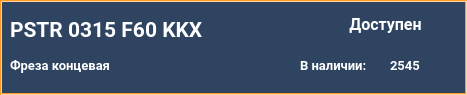
<?xml version="1.0" encoding="UTF-8"?>
<ui version="4.0">
 <class>widget_tool_type</class>
 <widget class="QWidget" name="widget_tool_type">
  <property name="geometry">
   <rect>
    <x>0</x>
    <y>0</y>
    <width>467</width>
    <height>95</height>
   </rect>
  </property>
  <property name="windowTitle">
   <string>widget_tool_type</string>
  </property>
  <property name="styleSheet">
   <string notr="true">QWidget{
	background-color: #2e4461;
}
QLabel {
	background: none;
	color: #FFFFFF;
	border-width: 0px;
	border-radius: 0px;
	font-family: &quot;Roboto&quot;, Sans-serif;
}
#background {
	color: #FFFFFF;
	background-color: #2e4461;
	border-width: 2px;
	border-style: groove;
	border-color: #ff9923;
	border-radius: 0px;
	font-family: &quot;Roboto&quot;, Sans-serif;
}
QPushButton {
	color: #FFFFFF;
	background-color: #f09022;
	border-width: 0px;
	border-style: outset;
	border-color: #EAA657;
	border-radius: 8px;
	font-weight: 600;
    font-size: 25px;
	font-family: &quot;Roboto&quot;, Sans-serif;
}</string>
  </property>
  <widget class="QLabel" name="lbl_number_tool">
   <property name="geometry">
    <rect>
     <x>10</x>
     <y>10</y>
     <width>321</width>
     <height>40</height>
    </rect>
   </property>
   <property name="palette">
    <palette>
     <active>
      <colorrole role="WindowText">
       <brush brushstyle="SolidPattern">
        <color alpha="255">
         <red>255</red>
         <green>255</green>
         <blue>255</blue>
        </color>
       </brush>
      </colorrole>
      <colorrole role="Button">
       <brush brushstyle="LinearGradientPattern">
        <gradient startx="0.000000000000000" starty="0.000000000000000" endx="1.000000000000000" endy="0.000000000000000" type="LinearGradient" spread="PadSpread" coordinatemode="ObjectBoundingMode">
         <gradientstop position="0.000000000000000">
          <color alpha="0">
           <red>0</red>
           <green>0</green>
           <blue>0</blue>
          </color>
         </gradientstop>
         <gradientstop position="1.000000000000000">
          <color alpha="0">
           <red>255</red>
           <green>255</green>
           <blue>255</blue>
          </color>
         </gradientstop>
        </gradient>
       </brush>
      </colorrole>
      <colorrole role="Text">
       <brush brushstyle="SolidPattern">
        <color alpha="255">
         <red>255</red>
         <green>255</green>
         <blue>255</blue>
        </color>
       </brush>
      </colorrole>
      <colorrole role="ButtonText">
       <brush brushstyle="SolidPattern">
        <color alpha="255">
         <red>255</red>
         <green>255</green>
         <blue>255</blue>
        </color>
       </brush>
      </colorrole>
      <colorrole role="Base">
       <brush brushstyle="LinearGradientPattern">
        <gradient startx="0.000000000000000" starty="0.000000000000000" endx="1.000000000000000" endy="0.000000000000000" type="LinearGradient" spread="PadSpread" coordinatemode="ObjectBoundingMode">
         <gradientstop position="0.000000000000000">
          <color alpha="0">
           <red>0</red>
           <green>0</green>
           <blue>0</blue>
          </color>
         </gradientstop>
         <gradientstop position="1.000000000000000">
          <color alpha="0">
           <red>255</red>
           <green>255</green>
           <blue>255</blue>
          </color>
         </gradientstop>
        </gradient>
       </brush>
      </colorrole>
      <colorrole role="Window">
       <brush brushstyle="LinearGradientPattern">
        <gradient startx="0.000000000000000" starty="0.000000000000000" endx="1.000000000000000" endy="0.000000000000000" type="LinearGradient" spread="PadSpread" coordinatemode="ObjectBoundingMode">
         <gradientstop position="0.000000000000000">
          <color alpha="0">
           <red>0</red>
           <green>0</green>
           <blue>0</blue>
          </color>
         </gradientstop>
         <gradientstop position="1.000000000000000">
          <color alpha="0">
           <red>255</red>
           <green>255</green>
           <blue>255</blue>
          </color>
         </gradientstop>
        </gradient>
       </brush>
      </colorrole>
      <colorrole role="PlaceholderText">
       <brush brushstyle="NoBrush">
        <color alpha="128">
         <red>255</red>
         <green>255</green>
         <blue>255</blue>
        </color>
       </brush>
      </colorrole>
     </active>
     <inactive>
      <colorrole role="WindowText">
       <brush brushstyle="SolidPattern">
        <color alpha="255">
         <red>255</red>
         <green>255</green>
         <blue>255</blue>
        </color>
       </brush>
      </colorrole>
      <colorrole role="Button">
       <brush brushstyle="LinearGradientPattern">
        <gradient startx="0.000000000000000" starty="0.000000000000000" endx="1.000000000000000" endy="0.000000000000000" type="LinearGradient" spread="PadSpread" coordinatemode="ObjectBoundingMode">
         <gradientstop position="0.000000000000000">
          <color alpha="0">
           <red>0</red>
           <green>0</green>
           <blue>0</blue>
          </color>
         </gradientstop>
         <gradientstop position="1.000000000000000">
          <color alpha="0">
           <red>255</red>
           <green>255</green>
           <blue>255</blue>
          </color>
         </gradientstop>
        </gradient>
       </brush>
      </colorrole>
      <colorrole role="Text">
       <brush brushstyle="SolidPattern">
        <color alpha="255">
         <red>255</red>
         <green>255</green>
         <blue>255</blue>
        </color>
       </brush>
      </colorrole>
      <colorrole role="ButtonText">
       <brush brushstyle="SolidPattern">
        <color alpha="255">
         <red>255</red>
         <green>255</green>
         <blue>255</blue>
        </color>
       </brush>
      </colorrole>
      <colorrole role="Base">
       <brush brushstyle="LinearGradientPattern">
        <gradient startx="0.000000000000000" starty="0.000000000000000" endx="1.000000000000000" endy="0.000000000000000" type="LinearGradient" spread="PadSpread" coordinatemode="ObjectBoundingMode">
         <gradientstop position="0.000000000000000">
          <color alpha="0">
           <red>0</red>
           <green>0</green>
           <blue>0</blue>
          </color>
         </gradientstop>
         <gradientstop position="1.000000000000000">
          <color alpha="0">
           <red>255</red>
           <green>255</green>
           <blue>255</blue>
          </color>
         </gradientstop>
        </gradient>
       </brush>
      </colorrole>
      <colorrole role="Window">
       <brush brushstyle="LinearGradientPattern">
        <gradient startx="0.000000000000000" starty="0.000000000000000" endx="1.000000000000000" endy="0.000000000000000" type="LinearGradient" spread="PadSpread" coordinatemode="ObjectBoundingMode">
         <gradientstop position="0.000000000000000">
          <color alpha="0">
           <red>0</red>
           <green>0</green>
           <blue>0</blue>
          </color>
         </gradientstop>
         <gradientstop position="1.000000000000000">
          <color alpha="0">
           <red>255</red>
           <green>255</green>
           <blue>255</blue>
          </color>
         </gradientstop>
        </gradient>
       </brush>
      </colorrole>
      <colorrole role="PlaceholderText">
       <brush brushstyle="NoBrush">
        <color alpha="128">
         <red>255</red>
         <green>255</green>
         <blue>255</blue>
        </color>
       </brush>
      </colorrole>
     </inactive>
     <disabled>
      <colorrole role="WindowText">
       <brush brushstyle="SolidPattern">
        <color alpha="255">
         <red>255</red>
         <green>255</green>
         <blue>255</blue>
        </color>
       </brush>
      </colorrole>
      <colorrole role="Button">
       <brush brushstyle="LinearGradientPattern">
        <gradient startx="0.000000000000000" starty="0.000000000000000" endx="1.000000000000000" endy="0.000000000000000" type="LinearGradient" spread="PadSpread" coordinatemode="ObjectBoundingMode">
         <gradientstop position="0.000000000000000">
          <color alpha="0">
           <red>0</red>
           <green>0</green>
           <blue>0</blue>
          </color>
         </gradientstop>
         <gradientstop position="1.000000000000000">
          <color alpha="0">
           <red>255</red>
           <green>255</green>
           <blue>255</blue>
          </color>
         </gradientstop>
        </gradient>
       </brush>
      </colorrole>
      <colorrole role="Text">
       <brush brushstyle="SolidPattern">
        <color alpha="255">
         <red>255</red>
         <green>255</green>
         <blue>255</blue>
        </color>
       </brush>
      </colorrole>
      <colorrole role="ButtonText">
       <brush brushstyle="SolidPattern">
        <color alpha="255">
         <red>255</red>
         <green>255</green>
         <blue>255</blue>
        </color>
       </brush>
      </colorrole>
      <colorrole role="Base">
       <brush brushstyle="LinearGradientPattern">
        <gradient startx="0.000000000000000" starty="0.000000000000000" endx="1.000000000000000" endy="0.000000000000000" type="LinearGradient" spread="PadSpread" coordinatemode="ObjectBoundingMode">
         <gradientstop position="0.000000000000000">
          <color alpha="0">
           <red>0</red>
           <green>0</green>
           <blue>0</blue>
          </color>
         </gradientstop>
         <gradientstop position="1.000000000000000">
          <color alpha="0">
           <red>255</red>
           <green>255</green>
           <blue>255</blue>
          </color>
         </gradientstop>
        </gradient>
       </brush>
      </colorrole>
      <colorrole role="Window">
       <brush brushstyle="LinearGradientPattern">
        <gradient startx="0.000000000000000" starty="0.000000000000000" endx="1.000000000000000" endy="0.000000000000000" type="LinearGradient" spread="PadSpread" coordinatemode="ObjectBoundingMode">
         <gradientstop position="0.000000000000000">
          <color alpha="0">
           <red>0</red>
           <green>0</green>
           <blue>0</blue>
          </color>
         </gradientstop>
         <gradientstop position="1.000000000000000">
          <color alpha="0">
           <red>255</red>
           <green>255</green>
           <blue>255</blue>
          </color>
         </gradientstop>
        </gradient>
       </brush>
      </colorrole>
      <colorrole role="PlaceholderText">
       <brush brushstyle="NoBrush">
        <color alpha="128">
         <red>255</red>
         <green>255</green>
         <blue>255</blue>
        </color>
       </brush>
      </colorrole>
     </disabled>
    </palette>
   </property>
   <property name="font">
    <font>
     <family>Roboto</family>
     <pointsize>16</pointsize>
     <weight>75</weight>
     <bold>true</bold>
    </font>
   </property>
   <property name="text">
    <string>PSTR 0315 F60 KKX</string>
   </property>
   <property name="alignment">
    <set>Qt::AlignLeading|Qt::AlignLeft|Qt::AlignVCenter</set>
   </property>
  </widget>
  <widget class="QLabel" name="status">
   <property name="enabled">
    <bool>true</bool>
   </property>
   <property name="geometry">
    <rect>
     <x>340</x>
     <y>10</y>
     <width>91</width>
     <height>30</height>
    </rect>
   </property>
   <property name="font">
    <font>
     <family>Roboto</family>
     <pointsize>12</pointsize>
     <weight>75</weight>
     <bold>true</bold>
    </font>
   </property>
   <property name="layoutDirection">
    <enum>Qt::LeftToRight</enum>
   </property>
   <property name="text">
    <string>&lt;html&gt;&lt;head/&gt;&lt;body&gt;&lt;p align=&quot;center&quot;&gt;Доступен&lt;/p&gt;&lt;/body&gt;&lt;/html&gt;</string>
   </property>
  </widget>
  <widget class="QLabel" name="group_name">
   <property name="geometry">
    <rect>
     <x>10</x>
     <y>50</y>
     <width>281</width>
     <height>30</height>
    </rect>
   </property>
   <property name="palette">
    <palette>
     <active>
      <colorrole role="WindowText">
       <brush brushstyle="SolidPattern">
        <color alpha="255">
         <red>255</red>
         <green>255</green>
         <blue>255</blue>
        </color>
       </brush>
      </colorrole>
      <colorrole role="Button">
       <brush brushstyle="LinearGradientPattern">
        <gradient startx="0.000000000000000" starty="0.000000000000000" endx="1.000000000000000" endy="0.000000000000000" type="LinearGradient" spread="PadSpread" coordinatemode="ObjectBoundingMode">
         <gradientstop position="0.000000000000000">
          <color alpha="0">
           <red>0</red>
           <green>0</green>
           <blue>0</blue>
          </color>
         </gradientstop>
         <gradientstop position="1.000000000000000">
          <color alpha="0">
           <red>255</red>
           <green>255</green>
           <blue>255</blue>
          </color>
         </gradientstop>
        </gradient>
       </brush>
      </colorrole>
      <colorrole role="Text">
       <brush brushstyle="SolidPattern">
        <color alpha="255">
         <red>255</red>
         <green>255</green>
         <blue>255</blue>
        </color>
       </brush>
      </colorrole>
      <colorrole role="ButtonText">
       <brush brushstyle="SolidPattern">
        <color alpha="255">
         <red>255</red>
         <green>255</green>
         <blue>255</blue>
        </color>
       </brush>
      </colorrole>
      <colorrole role="Base">
       <brush brushstyle="LinearGradientPattern">
        <gradient startx="0.000000000000000" starty="0.000000000000000" endx="1.000000000000000" endy="0.000000000000000" type="LinearGradient" spread="PadSpread" coordinatemode="ObjectBoundingMode">
         <gradientstop position="0.000000000000000">
          <color alpha="0">
           <red>0</red>
           <green>0</green>
           <blue>0</blue>
          </color>
         </gradientstop>
         <gradientstop position="1.000000000000000">
          <color alpha="0">
           <red>255</red>
           <green>255</green>
           <blue>255</blue>
          </color>
         </gradientstop>
        </gradient>
       </brush>
      </colorrole>
      <colorrole role="Window">
       <brush brushstyle="LinearGradientPattern">
        <gradient startx="0.000000000000000" starty="0.000000000000000" endx="1.000000000000000" endy="0.000000000000000" type="LinearGradient" spread="PadSpread" coordinatemode="ObjectBoundingMode">
         <gradientstop position="0.000000000000000">
          <color alpha="0">
           <red>0</red>
           <green>0</green>
           <blue>0</blue>
          </color>
         </gradientstop>
         <gradientstop position="1.000000000000000">
          <color alpha="0">
           <red>255</red>
           <green>255</green>
           <blue>255</blue>
          </color>
         </gradientstop>
        </gradient>
       </brush>
      </colorrole>
      <colorrole role="PlaceholderText">
       <brush brushstyle="NoBrush">
        <color alpha="128">
         <red>255</red>
         <green>255</green>
         <blue>255</blue>
        </color>
       </brush>
      </colorrole>
     </active>
     <inactive>
      <colorrole role="WindowText">
       <brush brushstyle="SolidPattern">
        <color alpha="255">
         <red>255</red>
         <green>255</green>
         <blue>255</blue>
        </color>
       </brush>
      </colorrole>
      <colorrole role="Button">
       <brush brushstyle="LinearGradientPattern">
        <gradient startx="0.000000000000000" starty="0.000000000000000" endx="1.000000000000000" endy="0.000000000000000" type="LinearGradient" spread="PadSpread" coordinatemode="ObjectBoundingMode">
         <gradientstop position="0.000000000000000">
          <color alpha="0">
           <red>0</red>
           <green>0</green>
           <blue>0</blue>
          </color>
         </gradientstop>
         <gradientstop position="1.000000000000000">
          <color alpha="0">
           <red>255</red>
           <green>255</green>
           <blue>255</blue>
          </color>
         </gradientstop>
        </gradient>
       </brush>
      </colorrole>
      <colorrole role="Text">
       <brush brushstyle="SolidPattern">
        <color alpha="255">
         <red>255</red>
         <green>255</green>
         <blue>255</blue>
        </color>
       </brush>
      </colorrole>
      <colorrole role="ButtonText">
       <brush brushstyle="SolidPattern">
        <color alpha="255">
         <red>255</red>
         <green>255</green>
         <blue>255</blue>
        </color>
       </brush>
      </colorrole>
      <colorrole role="Base">
       <brush brushstyle="LinearGradientPattern">
        <gradient startx="0.000000000000000" starty="0.000000000000000" endx="1.000000000000000" endy="0.000000000000000" type="LinearGradient" spread="PadSpread" coordinatemode="ObjectBoundingMode">
         <gradientstop position="0.000000000000000">
          <color alpha="0">
           <red>0</red>
           <green>0</green>
           <blue>0</blue>
          </color>
         </gradientstop>
         <gradientstop position="1.000000000000000">
          <color alpha="0">
           <red>255</red>
           <green>255</green>
           <blue>255</blue>
          </color>
         </gradientstop>
        </gradient>
       </brush>
      </colorrole>
      <colorrole role="Window">
       <brush brushstyle="LinearGradientPattern">
        <gradient startx="0.000000000000000" starty="0.000000000000000" endx="1.000000000000000" endy="0.000000000000000" type="LinearGradient" spread="PadSpread" coordinatemode="ObjectBoundingMode">
         <gradientstop position="0.000000000000000">
          <color alpha="0">
           <red>0</red>
           <green>0</green>
           <blue>0</blue>
          </color>
         </gradientstop>
         <gradientstop position="1.000000000000000">
          <color alpha="0">
           <red>255</red>
           <green>255</green>
           <blue>255</blue>
          </color>
         </gradientstop>
        </gradient>
       </brush>
      </colorrole>
      <colorrole role="PlaceholderText">
       <brush brushstyle="NoBrush">
        <color alpha="128">
         <red>255</red>
         <green>255</green>
         <blue>255</blue>
        </color>
       </brush>
      </colorrole>
     </inactive>
     <disabled>
      <colorrole role="WindowText">
       <brush brushstyle="SolidPattern">
        <color alpha="255">
         <red>255</red>
         <green>255</green>
         <blue>255</blue>
        </color>
       </brush>
      </colorrole>
      <colorrole role="Button">
       <brush brushstyle="LinearGradientPattern">
        <gradient startx="0.000000000000000" starty="0.000000000000000" endx="1.000000000000000" endy="0.000000000000000" type="LinearGradient" spread="PadSpread" coordinatemode="ObjectBoundingMode">
         <gradientstop position="0.000000000000000">
          <color alpha="0">
           <red>0</red>
           <green>0</green>
           <blue>0</blue>
          </color>
         </gradientstop>
         <gradientstop position="1.000000000000000">
          <color alpha="0">
           <red>255</red>
           <green>255</green>
           <blue>255</blue>
          </color>
         </gradientstop>
        </gradient>
       </brush>
      </colorrole>
      <colorrole role="Text">
       <brush brushstyle="SolidPattern">
        <color alpha="255">
         <red>255</red>
         <green>255</green>
         <blue>255</blue>
        </color>
       </brush>
      </colorrole>
      <colorrole role="ButtonText">
       <brush brushstyle="SolidPattern">
        <color alpha="255">
         <red>255</red>
         <green>255</green>
         <blue>255</blue>
        </color>
       </brush>
      </colorrole>
      <colorrole role="Base">
       <brush brushstyle="LinearGradientPattern">
        <gradient startx="0.000000000000000" starty="0.000000000000000" endx="1.000000000000000" endy="0.000000000000000" type="LinearGradient" spread="PadSpread" coordinatemode="ObjectBoundingMode">
         <gradientstop position="0.000000000000000">
          <color alpha="0">
           <red>0</red>
           <green>0</green>
           <blue>0</blue>
          </color>
         </gradientstop>
         <gradientstop position="1.000000000000000">
          <color alpha="0">
           <red>255</red>
           <green>255</green>
           <blue>255</blue>
          </color>
         </gradientstop>
        </gradient>
       </brush>
      </colorrole>
      <colorrole role="Window">
       <brush brushstyle="LinearGradientPattern">
        <gradient startx="0.000000000000000" starty="0.000000000000000" endx="1.000000000000000" endy="0.000000000000000" type="LinearGradient" spread="PadSpread" coordinatemode="ObjectBoundingMode">
         <gradientstop position="0.000000000000000">
          <color alpha="0">
           <red>0</red>
           <green>0</green>
           <blue>0</blue>
          </color>
         </gradientstop>
         <gradientstop position="1.000000000000000">
          <color alpha="0">
           <red>255</red>
           <green>255</green>
           <blue>255</blue>
          </color>
         </gradientstop>
        </gradient>
       </brush>
      </colorrole>
      <colorrole role="PlaceholderText">
       <brush brushstyle="NoBrush">
        <color alpha="128">
         <red>255</red>
         <green>255</green>
         <blue>255</blue>
        </color>
       </brush>
      </colorrole>
     </disabled>
    </palette>
   </property>
   <property name="font">
    <font>
     <family>Roboto</family>
     <pointsize>10</pointsize>
     <weight>75</weight>
     <bold>true</bold>
    </font>
   </property>
   <property name="lineWidth">
    <number>1</number>
   </property>
   <property name="text">
    <string>Фреза концевая</string>
   </property>
   <property name="alignment">
    <set>Qt::AlignLeading|Qt::AlignLeft|Qt::AlignVCenter</set>
   </property>
   <property name="indent">
    <number>-1</number>
   </property>
  </widget>
  <widget class="QLabel" name="tool_description">
   <property name="geometry">
    <rect>
     <x>10</x>
     <y>50</y>
     <width>271</width>
     <height>30</height>
    </rect>
   </property>
   <property name="palette">
    <palette>
     <active>
      <colorrole role="WindowText">
       <brush brushstyle="SolidPattern">
        <color alpha="255">
         <red>255</red>
         <green>255</green>
         <blue>255</blue>
        </color>
       </brush>
      </colorrole>
      <colorrole role="Button">
       <brush brushstyle="LinearGradientPattern">
        <gradient startx="0.000000000000000" starty="0.000000000000000" endx="1.000000000000000" endy="0.000000000000000" type="LinearGradient" spread="PadSpread" coordinatemode="ObjectBoundingMode">
         <gradientstop position="0.000000000000000">
          <color alpha="0">
           <red>0</red>
           <green>0</green>
           <blue>0</blue>
          </color>
         </gradientstop>
         <gradientstop position="1.000000000000000">
          <color alpha="0">
           <red>255</red>
           <green>255</green>
           <blue>255</blue>
          </color>
         </gradientstop>
        </gradient>
       </brush>
      </colorrole>
      <colorrole role="Text">
       <brush brushstyle="SolidPattern">
        <color alpha="255">
         <red>255</red>
         <green>255</green>
         <blue>255</blue>
        </color>
       </brush>
      </colorrole>
      <colorrole role="ButtonText">
       <brush brushstyle="SolidPattern">
        <color alpha="255">
         <red>255</red>
         <green>255</green>
         <blue>255</blue>
        </color>
       </brush>
      </colorrole>
      <colorrole role="Base">
       <brush brushstyle="LinearGradientPattern">
        <gradient startx="0.000000000000000" starty="0.000000000000000" endx="1.000000000000000" endy="0.000000000000000" type="LinearGradient" spread="PadSpread" coordinatemode="ObjectBoundingMode">
         <gradientstop position="0.000000000000000">
          <color alpha="0">
           <red>0</red>
           <green>0</green>
           <blue>0</blue>
          </color>
         </gradientstop>
         <gradientstop position="1.000000000000000">
          <color alpha="0">
           <red>255</red>
           <green>255</green>
           <blue>255</blue>
          </color>
         </gradientstop>
        </gradient>
       </brush>
      </colorrole>
      <colorrole role="Window">
       <brush brushstyle="LinearGradientPattern">
        <gradient startx="0.000000000000000" starty="0.000000000000000" endx="1.000000000000000" endy="0.000000000000000" type="LinearGradient" spread="PadSpread" coordinatemode="ObjectBoundingMode">
         <gradientstop position="0.000000000000000">
          <color alpha="0">
           <red>0</red>
           <green>0</green>
           <blue>0</blue>
          </color>
         </gradientstop>
         <gradientstop position="1.000000000000000">
          <color alpha="0">
           <red>255</red>
           <green>255</green>
           <blue>255</blue>
          </color>
         </gradientstop>
        </gradient>
       </brush>
      </colorrole>
      <colorrole role="PlaceholderText">
       <brush brushstyle="NoBrush">
        <color alpha="128">
         <red>255</red>
         <green>255</green>
         <blue>255</blue>
        </color>
       </brush>
      </colorrole>
     </active>
     <inactive>
      <colorrole role="WindowText">
       <brush brushstyle="SolidPattern">
        <color alpha="255">
         <red>255</red>
         <green>255</green>
         <blue>255</blue>
        </color>
       </brush>
      </colorrole>
      <colorrole role="Button">
       <brush brushstyle="LinearGradientPattern">
        <gradient startx="0.000000000000000" starty="0.000000000000000" endx="1.000000000000000" endy="0.000000000000000" type="LinearGradient" spread="PadSpread" coordinatemode="ObjectBoundingMode">
         <gradientstop position="0.000000000000000">
          <color alpha="0">
           <red>0</red>
           <green>0</green>
           <blue>0</blue>
          </color>
         </gradientstop>
         <gradientstop position="1.000000000000000">
          <color alpha="0">
           <red>255</red>
           <green>255</green>
           <blue>255</blue>
          </color>
         </gradientstop>
        </gradient>
       </brush>
      </colorrole>
      <colorrole role="Text">
       <brush brushstyle="SolidPattern">
        <color alpha="255">
         <red>255</red>
         <green>255</green>
         <blue>255</blue>
        </color>
       </brush>
      </colorrole>
      <colorrole role="ButtonText">
       <brush brushstyle="SolidPattern">
        <color alpha="255">
         <red>255</red>
         <green>255</green>
         <blue>255</blue>
        </color>
       </brush>
      </colorrole>
      <colorrole role="Base">
       <brush brushstyle="LinearGradientPattern">
        <gradient startx="0.000000000000000" starty="0.000000000000000" endx="1.000000000000000" endy="0.000000000000000" type="LinearGradient" spread="PadSpread" coordinatemode="ObjectBoundingMode">
         <gradientstop position="0.000000000000000">
          <color alpha="0">
           <red>0</red>
           <green>0</green>
           <blue>0</blue>
          </color>
         </gradientstop>
         <gradientstop position="1.000000000000000">
          <color alpha="0">
           <red>255</red>
           <green>255</green>
           <blue>255</blue>
          </color>
         </gradientstop>
        </gradient>
       </brush>
      </colorrole>
      <colorrole role="Window">
       <brush brushstyle="LinearGradientPattern">
        <gradient startx="0.000000000000000" starty="0.000000000000000" endx="1.000000000000000" endy="0.000000000000000" type="LinearGradient" spread="PadSpread" coordinatemode="ObjectBoundingMode">
         <gradientstop position="0.000000000000000">
          <color alpha="0">
           <red>0</red>
           <green>0</green>
           <blue>0</blue>
          </color>
         </gradientstop>
         <gradientstop position="1.000000000000000">
          <color alpha="0">
           <red>255</red>
           <green>255</green>
           <blue>255</blue>
          </color>
         </gradientstop>
        </gradient>
       </brush>
      </colorrole>
      <colorrole role="PlaceholderText">
       <brush brushstyle="NoBrush">
        <color alpha="128">
         <red>255</red>
         <green>255</green>
         <blue>255</blue>
        </color>
       </brush>
      </colorrole>
     </inactive>
     <disabled>
      <colorrole role="WindowText">
       <brush brushstyle="SolidPattern">
        <color alpha="255">
         <red>255</red>
         <green>255</green>
         <blue>255</blue>
        </color>
       </brush>
      </colorrole>
      <colorrole role="Button">
       <brush brushstyle="LinearGradientPattern">
        <gradient startx="0.000000000000000" starty="0.000000000000000" endx="1.000000000000000" endy="0.000000000000000" type="LinearGradient" spread="PadSpread" coordinatemode="ObjectBoundingMode">
         <gradientstop position="0.000000000000000">
          <color alpha="0">
           <red>0</red>
           <green>0</green>
           <blue>0</blue>
          </color>
         </gradientstop>
         <gradientstop position="1.000000000000000">
          <color alpha="0">
           <red>255</red>
           <green>255</green>
           <blue>255</blue>
          </color>
         </gradientstop>
        </gradient>
       </brush>
      </colorrole>
      <colorrole role="Text">
       <brush brushstyle="SolidPattern">
        <color alpha="255">
         <red>255</red>
         <green>255</green>
         <blue>255</blue>
        </color>
       </brush>
      </colorrole>
      <colorrole role="ButtonText">
       <brush brushstyle="SolidPattern">
        <color alpha="255">
         <red>255</red>
         <green>255</green>
         <blue>255</blue>
        </color>
       </brush>
      </colorrole>
      <colorrole role="Base">
       <brush brushstyle="LinearGradientPattern">
        <gradient startx="0.000000000000000" starty="0.000000000000000" endx="1.000000000000000" endy="0.000000000000000" type="LinearGradient" spread="PadSpread" coordinatemode="ObjectBoundingMode">
         <gradientstop position="0.000000000000000">
          <color alpha="0">
           <red>0</red>
           <green>0</green>
           <blue>0</blue>
          </color>
         </gradientstop>
         <gradientstop position="1.000000000000000">
          <color alpha="0">
           <red>255</red>
           <green>255</green>
           <blue>255</blue>
          </color>
         </gradientstop>
        </gradient>
       </brush>
      </colorrole>
      <colorrole role="Window">
       <brush brushstyle="LinearGradientPattern">
        <gradient startx="0.000000000000000" starty="0.000000000000000" endx="1.000000000000000" endy="0.000000000000000" type="LinearGradient" spread="PadSpread" coordinatemode="ObjectBoundingMode">
         <gradientstop position="0.000000000000000">
          <color alpha="0">
           <red>0</red>
           <green>0</green>
           <blue>0</blue>
          </color>
         </gradientstop>
         <gradientstop position="1.000000000000000">
          <color alpha="0">
           <red>255</red>
           <green>255</green>
           <blue>255</blue>
          </color>
         </gradientstop>
        </gradient>
       </brush>
      </colorrole>
      <colorrole role="PlaceholderText">
       <brush brushstyle="NoBrush">
        <color alpha="128">
         <red>255</red>
         <green>255</green>
         <blue>255</blue>
        </color>
       </brush>
      </colorrole>
     </disabled>
    </palette>
   </property>
   <property name="font">
    <font>
     <family>Roboto</family>
     <pointsize>10</pointsize>
     <weight>75</weight>
     <bold>true</bold>
    </font>
   </property>
   <property name="text">
    <string>Описание</string>
   </property>
   <property name="alignment">
    <set>Qt::AlignLeading|Qt::AlignLeft|Qt::AlignVCenter</set>
   </property>
  </widget>
  <widget class="QLabel" name="load_count">
   <property name="enabled">
    <bool>true</bool>
   </property>
   <property name="geometry">
    <rect>
     <x>390</x>
     <y>50</y>
     <width>41</width>
     <height>30</height>
    </rect>
   </property>
   <property name="font">
    <font>
     <family>Roboto</family>
     <pointsize>10</pointsize>
     <weight>75</weight>
     <bold>true</bold>
    </font>
   </property>
   <property name="layoutDirection">
    <enum>Qt::LeftToRight</enum>
   </property>
   <property name="text">
    <string>2545</string>
   </property>
  </widget>
  <widget class="QLabel" name="lbl_load_count">
   <property name="enabled">
    <bool>true</bool>
   </property>
   <property name="geometry">
    <rect>
     <x>300</x>
     <y>50</y>
     <width>91</width>
     <height>30</height>
    </rect>
   </property>
   <property name="font">
    <font>
     <family>Roboto</family>
     <pointsize>10</pointsize>
     <weight>75</weight>
     <bold>true</bold>
    </font>
   </property>
   <property name="layoutDirection">
    <enum>Qt::LeftToRight</enum>
   </property>
   <property name="text">
    <string>В наличии:</string>
   </property>
  </widget>
  <widget class="QLabel" name="background">
   <property name="geometry">
    <rect>
     <x>0</x>
     <y>0</y>
     <width>467</width>
     <height>95</height>
    </rect>
   </property>
   <property name="frameShape">
    <enum>QFrame::StyledPanel</enum>
   </property>
   <property name="frameShadow">
    <enum>QFrame::Sunken</enum>
   </property>
   <property name="text">
    <string/>
   </property>
  </widget>
  <zorder>tool_description</zorder>
  <zorder>background</zorder>
  <zorder>lbl_number_tool</zorder>
  <zorder>status</zorder>
  <zorder>group_name</zorder>
  <zorder>load_count</zorder>
  <zorder>lbl_load_count</zorder>
 </widget>
 <resources/>
 <connections/>
</ui>
